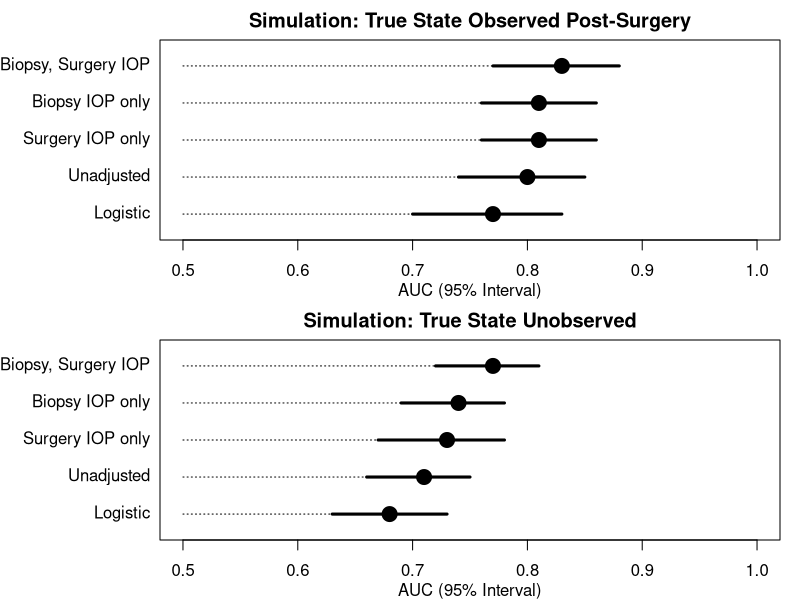

Reproduce this figure in R.
### Rebecca Yates Coley rycoley@gmail.com
### Code for "A Bayesian Hierarchical Model for Prediction of Latent Health States from Multiple Data Sources with Application to Active Surveillance of Prostate Cancer"
# Plot predictive accuracy for Figure 5(b)


#Get results from Table 15 (appendix), from appendix-Table15-SIM-pred-accuracy.R


pdf("simulations/plots/figure5b-SIM-pred-accuracy-eta.pdf", width=7, height=5)
par(mfrow=c(2,1), mar=c(3,8,2,1), las=1)

plot(0, type="n", xlim=c(0.5,1), ylim=c(0.5,5.5), xlab="", ylab="", yaxt="n", main="Simulation: True State Observed Post-Surgery")
mtext("AUC (95% Interval)", side=1, line=2 )
text(x=rep(0.48, 5), y=c(5:1), labels=c("Biopsy, Surgery IOP", "Biopsy IOP only", "Surgery IOP only", "Unadjusted", "Logistic"), srt=0, pos=2, xpd=TRUE)

lines(x=c(0.5, 0.83), y=c(5,5), lty="dotted")
points(x=0.83, y=5, pch=19, cex=2)
lines(x=c(0.77, 0.88), y=c(5,5), lty="solid", lwd=3)

lines(x=c(0.5, 0.81), y=c(4,4), lty="dotted")
points(x=0.81, y=4, pch=19, cex=2)
lines(x=c(0.76, 0.86), y=c(4,4), lty="solid", lwd=3)

lines(x=c(0.5, 0.81), y=c(3,3), lty="dotted")
points(x=0.81, y=3, pch=19, cex=2)
lines(x=c(0.76, 0.86), y=c(3,3), lty="solid", lwd=3)

lines(x=c(0.5, 0.80), y=c(2,2), lty="dotted")
points(x=0.80, y=2, pch=19, cex=2)
lines(x=c(0.74, 0.85), y=c(2,2), lty="solid", lwd=3)

lines(x=c(0.5, 0.77), y=c(1,1), lty="dotted")
points(x=0.77, y=1, pch=19, cex=2)
lines(x=c(0.70, 0.83), y=c(1,1), lty="solid", lwd=3)


plot(0, type="n", xlim=c(0.5,1), ylim=c(0.5,5.5), xlab="", ylab="", yaxt="n", main="Simulation: True State Unobserved")
mtext("AUC (95% Interval)", side=1, line=2 )
text(x=rep(0.48, 5), y=c(5:1), labels=c("Biopsy, Surgery IOP", "Biopsy IOP only", "Surgery IOP only", "Unadjusted", "Logistic"), srt=0, pos=2, xpd=TRUE)

lines(x=c(0.5, 0.77), y=c(5,5), lty="dotted")
points(x=0.77, y=5, pch=19, cex=2)
lines(x=c(0.72, 0.81), y=c(5,5), lty="solid", lwd=3)

lines(x=c(0.5, 0.74), y=c(4,4), lty="dotted")
points(x=0.74, y=4, pch=19, cex=2)
lines(x=c(0.69, 0.78), y=c(4,4), lty="solid", lwd=3)

lines(x=c(0.5, 0.73), y=c(3,3), lty="dotted")
points(x=0.73, y=3, pch=19, cex=2)
lines(x=c(0.67, 0.78), y=c(3,3), lty="solid", lwd=3)

lines(x=c(0.5, 0.71), y=c(2,2), lty="dotted")
points(x=0.71, y=2, pch=19, cex=2)
lines(x=c(0.66, 0.75), y=c(2,2), lty="solid", lwd=3)

lines(x=c(0.5, 0.68), y=c(1,1), lty="dotted")
points(x=0.68, y=1, pch=19, cex=2)
lines(x=c(0.63, 0.73), y=c(1,1), lty="solid", lwd=3)

dev.off()

